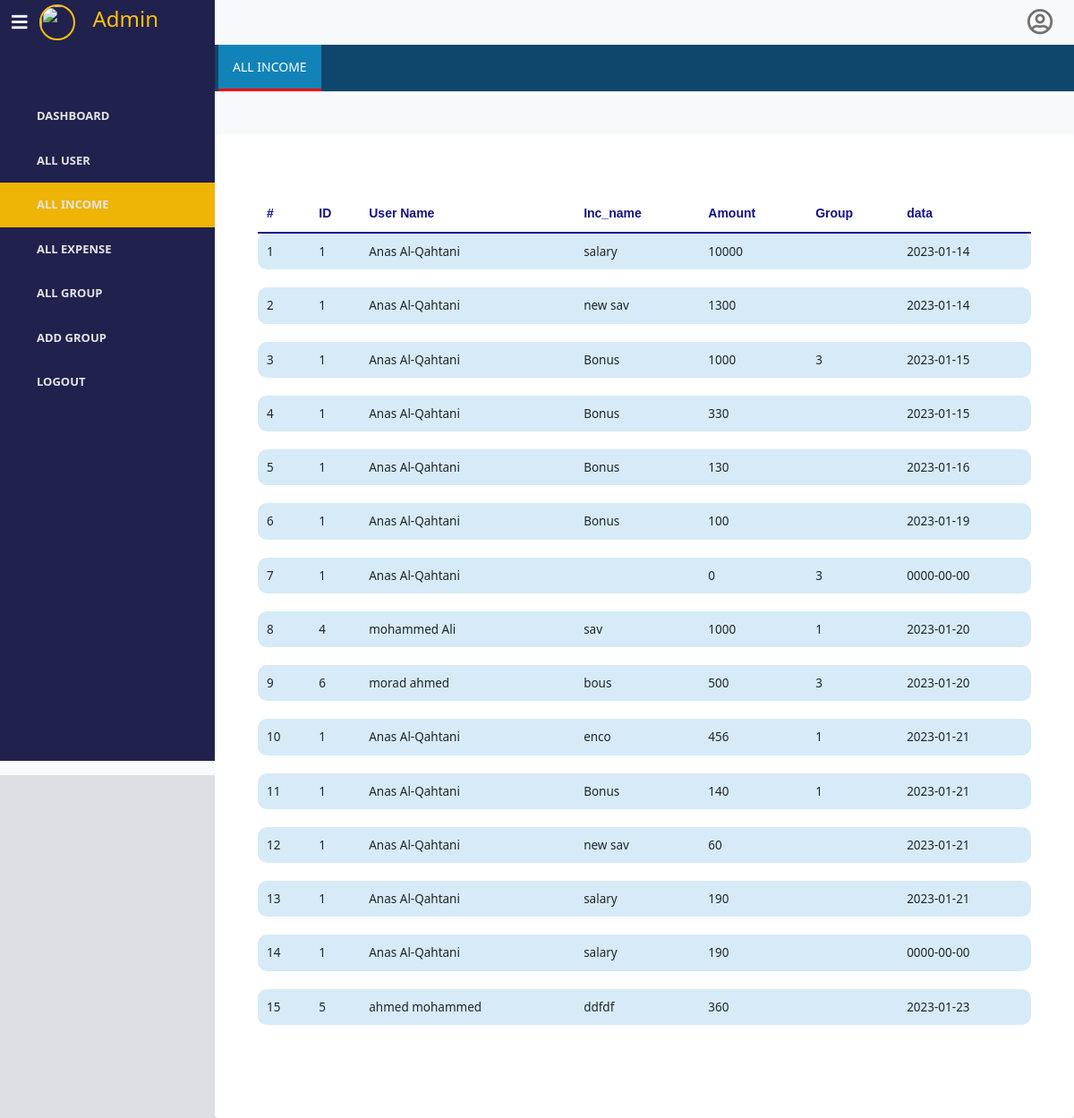
Page /admin/all_income.php on the committed database.
### tables this page shows
CREATE TABLE `income` (
  `id` int(6) NOT NULL,
  `name` varchar(50) NOT NULL,
  `descrption` varchar(50) DEFAULT NULL,
  `date` date NOT NULL DEFAULT current_timestamp(),
  `amount` double NOT NULL,
  `type` varchar(50) NOT NULL DEFAULT 'income',
  `user_id` int(6) NOT NULL,
  `group_id` int(6) DEFAULT NULL
);

CREATE TABLE `users` (
  `id` int(6) NOT NULL,
  `full_name` varchar(50) NOT NULL,
  `email` varchar(50) NOT NULL,
  `password` varchar(50) NOT NULL,
  `phone` varchar(50) DEFAULT NULL,
  `gender` varchar(10) NOT NULL,
  `img` blob DEFAULT NULL,
  `type` varchar(10) NOT NULL DEFAULT 'user',
  `admin_id` int(6) NOT NULL
);

### admin/all_income.php (the view, shortened to what this page needs)
<!DOCTYPE html>
<html lang="en">
<head>
    <link rel="stylesheet" href="../css/style.css">
   <link rel="stylesheet" href="https://cdn.jsdelivr.net/npm/bootstrap@5.0.1/dist/css/bootstrap.min.css">
    <link rel="stylesheet" href="https://use.fontawesome.com/releases/v5.7.2/css/all.css">
</head>
<body>
    <div class="px-0 bg-light">
        <div class="d-flex">
            <div class="d-flex align-items-center " id="navbar"> <button class="navbar-toggler" type="button" data-bs-toggle="collapse" data-bs-target="#navbar-items" aria-controls="navbarSupportedContent" aria-expanded="true" aria-label="Toggle navigation"> <span class="fas fa-bars"></span> </button> <div class="d-flex topdashboard">
                <img src="../userimg.png" width="40" height="40">
                <h4>Admin</h4>
            </div> </div>
            <div id="navbar2" class="d-flex justify-content-end pe-4"> <span class="far fa-user-circle "></span> </div>
        </div>
        <div class="d-md-flex">
            <ul id="navbar-items" class="p-0">
                <a href="admin_dashboard.php"><li > <span class="ps-3 name ">Dashboard</span> </li></a>
                <a href="all_user.php"> <li  > <span class="ps-3 name">All USER</span> </li></a>
                <a href="all_income.php"><li class="active">  <span class="ps-3 name">ALL INCOME</span> </li></a>
                <a href="all_expense.php"><li>  <span class="ps-3 name">ALL EXPENSE</span> </li></a>
                <a href="all_group.php"><li>  <span class="ps-3 name">ALL GROUP</span> </li></a>
                <a href="add_group.php"><li> <span class="ps-3 name">ADD GROUP</span> </li></a>
                <a href="index.php"><li> <span class="ps-3 name">Logout</span> </li></a>
            </ul>
            <div id="topnavbar">
                <div class="topnav mb-3">
                    <div class="d-flex px-1"> <a href="#home" class="active">All Income</a>  </div>
                </div>
                <div class="container rounded mt-5 bg-white p-md-5">
                    <div class="table-responsive">
                        <table class="table">
                            <thead>
                                <tr>
                                    <th scope="col">#</th>
                                    <th scope="col">ID</th>
                                    <th scope="col">User Name</th>
                                    <th scope="col">Inc_name</th>
                                    <th scope="col">Amount</th>
                                    <th scope="col">Group</th>
                                    <th scope="col">data</th>
                                </tr>
                            </thead>
                            <tbody>
                            <?php
                                $i=1;
                                include('../database/connect.php');
                                  $query="SELECT * FROM income";
                                  if($result=mysqli_query($connect,$query))
                                     {
                                      if(mysqli_num_rows($result)>0)
                                        {
                                         while($row=mysqli_fetch_array($result))
                                                        {
                                                            ?>
                                                            <tr class='bg-blue'>
                                                            <td> <?php echo $i ?> </td>
                                                            <td> <?php echo $row['user_id']; ?> </td>
                                                            <td> <?php
                                                            $userid=$row['user_id'];
                                                             $query="SELECT full_name FROM users where id=$userid";
                                                             $res=mysqli_query($connect,$query);
                                                             $username=mysqli_fetch_array($res);
                                                             echo $username['full_name'];
                                                            ?> </td>
                                                            <td> <?php echo $row['name']; ?> </td>
                                                            <td> <?php echo $row['amount']; ?> </td>
                                                            <td> <?php echo $row['group_id']; ?> </td>
                                                            <td> <?php echo $row['date']; ?> </td>
                                                        </tr>
                                                          <?php
                                                        echo "<tr id='spacing-row'>";
                                                        echo "<td></td>";
                                                        echo "</tr>";
                                                        $i++;
                                                        }
                                                    }
                                                    else
                                                    {
                                                    echo "null record";
                                                    }
                                                }
                                                else
                                                {
                                                    echo "thats problem is select $query.".mysqli_error($connect)."<br>";
                                                }
                                                ?>
                            </tbody>
                        </table>
                </div>
                </div>
            </div>
        </div>
    </div>
</body>
</html>

### css/style.css (style rules this page uses)
* { margin: 0; padding: 0; box-sizing: border-box; list-style: none; }
body { background-color: rgba(35,43,85,0.15) !important; }
a { text-decoration: none !important; }
.topdashboard { display: flex; align-items: center; }
.topdashboard img { border: 2px solid #ffc107; border-radius: 50%; }
.topdashboard h4 { margin-left: 20px; color:#ffc107 ; }
.topnav { background-color:rgb(15, 70, 107); overflow: hidden; }
.far.fa-user-circle { font-size: 29px; color: #726f6f; padding-top: 10px; }
.topnav a { float: left; display: block; color: #8d8b8b; font-weight: 800; font-size: 14px; text-transform: uppercase; padding: 14px 16px; text-decoration: none; border-bottom: 3px solid transparent; }
.topnav .active { background-color: #1183b8; color: #fff; font-weight: 500; border-bottom: 3px solid red; }
::placeholder { font-size: 10px; }
.container .table-responsive { margin: 20px auto; overflow-x: auto; }
.table thead tr th { font-size: 11px; color: #868585; padding: 10px 10px; }
.table tbody tr td { font-size: 13.5px; padding: 10px 10px; }
#navbar { width: 20%; background-color: #21214e !important; height: 50px; border: none; }
.fas.fa-bars { color: white; }
#navbar2 { width: 80%; }
#navbar-items { width: 20%; height: 100vh !important; background-color: #21214e; padding-top: 55px !important; }
ul#navbar-items li { color: rgb(228, 228, 228); padding: 15px 25px; font-weight: 600; text-transform: uppercase; font-size: 13px; display: flex; align-items: center; cursor: pointer; }
ul#navbar-items .active { background-color: #eeb406; font-weight: bold !important; }
#topnavbar { width: 80%; height: 90vh; }

### admin/all_income.php (style rules this page uses)
th { font-family: 'Poppins', sans-serif; font-weight: bold; font-size: 14px !important; color: #121286 !important; border-bottom: 2px solid #121286 !important; }
tbody .bg-blue { background-color: #d6ebf7; border-radius: 8px; }
#spacing-row { height: 8px; }
.table thead th,.table td { border: none; }
.table tbody td:first-child { border-bottom-left-radius: 10px; border-top-left-radius: 10px; }
.table tbody td:last-child { border-bottom-right-radius: 10px; border-top-right-radius: 10px; }

### rows in the picture
income: user "1", user.full_name "Anas Al-Qahtani", name "salary", amount "10000", date "2023-01-14"
income: user "1", user.full_name "Anas Al-Qahtani", name "new sav", amount "1300", date "2023-01-14"
income: user "1", user.full_name "Anas Al-Qahtani", name "Bonus", amount "1000", group "3", date "2023-01-15"
income: user "1", user.full_name "Anas Al-Qahtani", name "Bonus", amount "330", date "2023-01-15"
income: user "1", user.full_name "Anas Al-Qahtani", name "Bonus", amount "130", date "2023-01-16"
income: user "1", user.full_name "Anas Al-Qahtani", name "Bonus", amount "100", date "2023-01-19"
income: user "1", user.full_name "Anas Al-Qahtani", amount "0", group "3", date "0000-00-00"
income: user "4", user.full_name "mohammed Ali", name "sav", amount "1000", group "1", date "2023-01-20"
income: user "6", user.full_name "morad ahmed", name "bous", amount "500", group "3", date "2023-01-20"
income: user "1", user.full_name "Anas Al-Qahtani", name "enco", amount "456", group "1", date "2023-01-21"
income: user "1", user.full_name "Anas Al-Qahtani", name "Bonus", amount "140", group "1", date "2023-01-21"
income: user "1", user.full_name "Anas Al-Qahtani", name "new sav", amount "60", date "2023-01-21"
income: user "1", user.full_name "Anas Al-Qahtani", name "salary", amount "190", date "2023-01-21"
income: user "1", user.full_name "Anas Al-Qahtani", name "salary", amount "190", date "0000-00-00"
income: user "5", user.full_name "ahmed mohammed", name "ddfdf", amount "360", date "2023-01-23"
